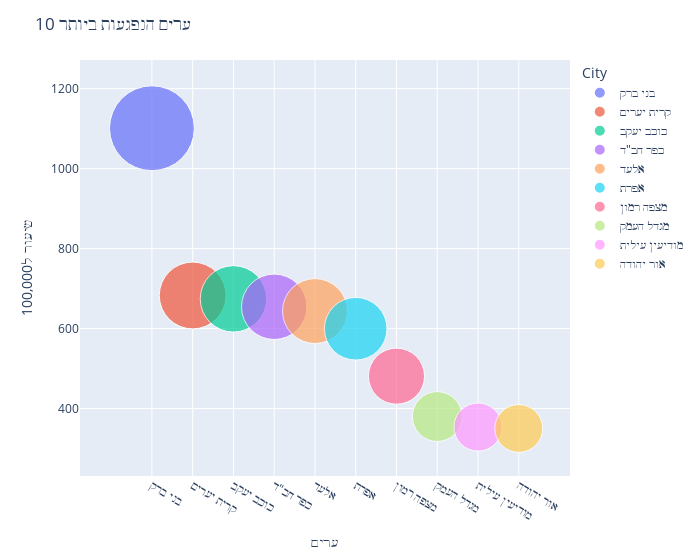

The cell this chart's notebook holds for it:
### Markdown cell above
Display interactively:

### Code cell
def bubble_chart(n):
    fig = px.scatter(parsed_data.head(n), x="City", y="Rate per 100000", size="Rate per 100000", color="City",
               hover_name="City", size_max=60)
    fig.update_layout(
      title=str(n) +" ערים הנפגעות ביותר",
      xaxis_title="ערים",
      yaxis_title="שיעור ל100,000",
      width = 700
    )
    fig.show();

interact(bubble_chart, n=10)
plt.show()

# ipywLayout = widgets.Layout(border='solid 2px green')
# ipywLayout.display='none'
# widgets.VBox([fig], layout=ipywLayout)

### Figure 1 — Plotly figure (JSON) as saved in the notebook; plotly's stock layout.template omitted (floating-point values rounded to 4 significant figures)
{"data": [{"hovertemplate": "<b>%{hovertext}</b><br><br>City=%{x}<br>Rate per 100000=%{marker.size}<extra></extra>", "hovertext": ["בני ברק"], "legendgroup": "בני ברק", "marker": {"color": "#636efa", "size": [1101.0], "sizemode": "area", "sizeref": 0.3058, "symbol": "circle"}, "mode": "markers", "name": "בני ברק", "showlegend": true, "type": "scatter", "x": ["בני ברק"], "xaxis": "x", "y": [1101.0], "yaxis": "y"}, {"hovertemplate": "<b>%{hovertext}</b><br><br>City=%{x}<br>Rate per 100000=%{marker.size}<extra></extra>", "hovertext": ["קרית יערים"], "legendgroup": "קרית יערים", "marker": {"color": "#EF553B", "size": [682.6], "sizemode": "area", "sizeref": 0.3058, "symbol": "circle"}, "mode": "markers", "name": "קרית יערים", "showlegend": true, "type": "scatter", "x": ["קרית יערים"], "xaxis": "x", "y": [682.6], "yaxis": "y"}, {"hovertemplate": "<b>%{hovertext}</b><br><br>City=%{x}<br>Rate per 100000=%{marker.size}<extra></extra>", "hovertext": ["כוכב יעקב"], "legendgroup": "כוכב יעקב", "marker": {"color": "#00cc96", "size": [674.3], "sizemode": "area", "sizeref": 0.3058, "symbol": "circle"}, "mode": "markers", "name": "כוכב יעקב", "showlegend": true, "type": "scatter", "x": ["כוכב יעקב"], "xaxis": "x", "y": [674.3], "yaxis": "y"}, {"hovertemplate": "<b>%{hovertext}</b><br><br>City=%{x}<br>Rate per 100000=%{marker.size}<extra></extra>", "hovertext": ["כפר חב\"ד"], "legendgroup": "כפר חב\"ד", "marker": {"color": "#ab63fa", "size": [654.4], "sizemode": "area", "sizeref": 0.3058, "symbol": "circle"}, "mode": "markers", "name": "כפר חב\"ד", "showlegend": true, "type": "scatter", "x": ["כפר חב\"ד"], "xaxis": "x", "y": [654.4], "yaxis": "y"}, {"hovertemplate": "<b>%{hovertext}</b><br><br>City=%{x}<br>Rate per 100000=%{marker.size}<extra></extra>", "hovertext": ["אלעד"], "legendgroup": "אלעד", "marker": {"color": "#FFA15A", "size": [643.7], "sizemode": "area", "sizeref": 0.3058, "symbol": "circle"}, "mode": "markers", "name": "אלעד", "showlegend": true, "type": "scatter", "x": ["אלעד"], "xaxis": "x", "y": [643.7], "yaxis": "y"}, {"hovertemplate": "<b>%{hovertext}</b><br><br>City=%{x}<br>Rate per 100000=%{marker.size}<extra></extra>", "hovertext": ["אפרת"], "legendgroup": "אפרת", "marker": {"color": "#19d3f3", "size": [599.5], "sizemode": "area", "sizeref": 0.3058, "symbol": "circle"}, "mode": "markers", "name": "אפרת", "showlegend": true, "type": "scatter", "x": ["אפרת"], "xaxis": "x", "y": [599.5], "yaxis": "y"}, {"hovertemplate": "<b>%{hovertext}</b><br><br>City=%{x}<br>Rate per 100000=%{marker.size}<extra></extra>", "hovertext": ["מצפה רמון"], "legendgroup": "מצפה רמון", "marker": {"color": "#FF6692", "size": [480.9], "sizemode": "area", "sizeref": 0.3058, "symbol": "circle"}, "mode": "markers", "name": "מצפה רמון", "showlegend": true, "type": "scatter", "x": ["מצפה רמון"], "xaxis": "x", "y": [480.9], "yaxis": "y"}, {"hovertemplate": "<b>%{hovertext}</b><br><br>City=%{x}<br>Rate per 100000=%{marker.size}<extra></extra>", "hovertext": ["מגדל העמק"], "legendgroup": "מגדל העמק", "marker": {"color": "#B6E880", "size": [379.9], "sizemode": "area", "sizeref": 0.3058, "symbol": "circle"}, "mode": "markers", "name": "מגדל העמק", "showlegend": true, "type": "scatter", "x": ["מגדל העמק"], "xaxis": "x", "y": [379.9], "yaxis": "y"}, {"hovertemplate": "<b>%{hovertext}</b><br><br>City=%{x}<br>Rate per 100000=%{marker.size}<extra></extra>", "hovertext": ["מודיעין עילית"], "legendgroup": "מודיעין עילית", "marker": {"color": "#FF97FF", "size": [353.6], "sizemode": "area", "sizeref": 0.3058, "symbol": "circle"}, "mode": "markers", "name": "מודיעין עילית", "showlegend": true, "type": "scatter", "x": ["מודיעין עילית"], "xaxis": "x", "y": [353.6], "yaxis": "y"}, {"hovertemplate": "<b>%{hovertext}</b><br><br>City=%{x}<br>Rate per 100000=%{marker.size}<extra></extra>", "hovertext": ["אור יהודה"], "legendgroup": "אור יהודה", "marker": {"color": "#FECB52", "size": [350.1], "sizemode": "area", "sizeref": 0.3058, "symbol": "circle"}, "mode": "markers", "name": "אור יהודה", "showlegend": true, "type": "scatter", "x": ["אור יהודה"], "xaxis": "x", "y": [350.1], "yaxis": "y"}], "layout": {"legend": {"itemsizing": "constant", "title": {"text": "City"}, "tracegroupgap": 0}, "margin": {"t": 60}, "title": {"text": "10 ערים הנפגעות ביותר"}, "width": 700, "xaxis": {"anchor": "y", "categoryarray": ["בני ברק", "קרית יערים", "כוכב יעקב", "כפר חב\"ד", "אלעד", "אפרת", "מצפה רמון", "מגדל העמק", "מודיעין עילית", "אור יהודה"], "categoryorder": "array", "domain": [0, 1], "title": {"text": "ערים"}}, "yaxis": {"anchor": "x", "domain": [0, 1], "title": {"text": "שיעור ל100,000"}}}}
